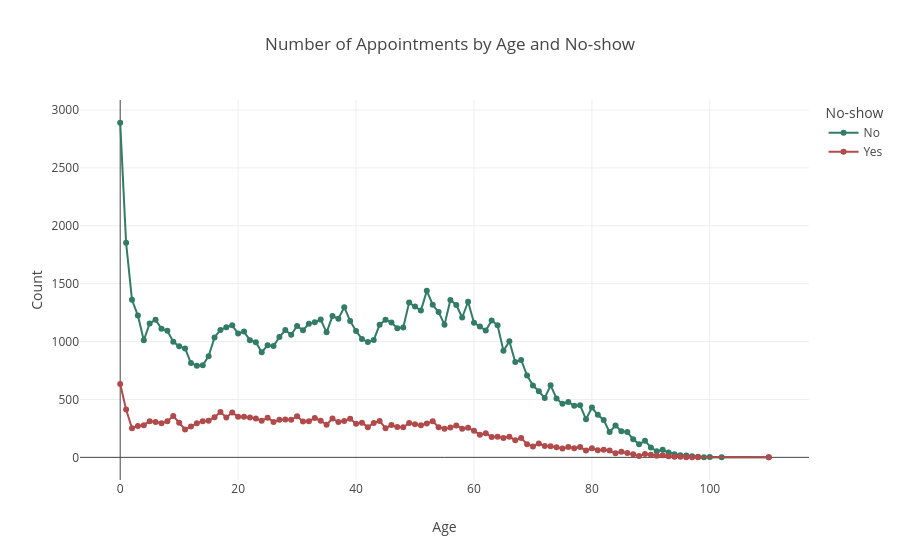

Notebook cell for this chart:
### Markdown cell above
##  Gender Analysis

The figure highlights several points:

1. The **number of female patients is higher than male patients**.
2. The **non-attendance rate for males** is **19.7%**.
3. The **non-attendance rate for females** is **20%**.
4. There is **no strong correlation** between gender and non-attendance,  although the absolute number of female patients is much higher, creating a noticeable gap in total counts.

### Code cell
age_counts = med.groupby(['Age','No-show']).size().reset_index(name='Count')

fig = px.line(age_counts, x='Age', y='Count', color='No-show',color_discrete_sequence=["#327B64","#B14A4A"]
              ,title='Number of Appointments by Age and No-show',
              markers=True)
fig.show()

### Figure 1 — Plotly figure (JSON) as saved in the notebook; plotly's stock layout.template omitted (floating-point values rounded to 4 significant figures)
{"data": [{"hovertemplate": "No-show=No<br>Age=%{x}<br>Count=%{y}<extra></extra>", "legendgroup": "No", "line": {"color": "#327B64", "dash": "solid"}, "marker": {"symbol": "circle"}, "mode": "lines+markers", "name": "No", "orientation": "v", "showlegend": true, "type": "scatter", "x": [0, 1, 2, 3, 4, 5, 6, 7, 8, 9, 10, 11, 12, 13, 14, 15, 16, 17, 18, 19, 20, 21, 22, 23, 24, 25, 26, 27, 28, 29, 30, 31, 32, 33, 34, 35, 36, 37, 38, 39, 40, 41, 42, 43, 44, 45, 46, 47, 48, 49, 50, 51, 52, 53, 54, 55, 56, 57, 58, 59, 60, 61, 62, 63, 64, 65, 66, 67, 68, 69, 70, 71, 72, 73, 74, 75, 76, 77, 78, 79, 80, 81, 82, 83, 84, 85, 86, 87, 88, 89, 90, 91, 92, 93, 94, 95, 96, 97, 98, 99, 100, 102, 110], "xaxis": "x", "y": [2890, 1853, 1361, 1225, 1011, 1156, 1189, 1110, 1093, 998, 959, 941, 815, 792, 796, 874, 1036, 1101, 1123, 1140, 1070, 1086, 1012, 995, 908, 968, 961, 1039, 1099, 1059, 1135, 1097, 1155, 1166, 1190, 1080, 1220, 1198, 1297, 1178, 1092, 1022, 996, 1013, 1146, 1189, 1164, 1115, 1121, 1337, 1302, 1268, 1438, 1318, 1255, 1146, 1360, 1316, 1208, 1344, 1163, 1130, 1096, 1182, 1141, 921, 1002, 823, 841, 708, 620, 571, 513, 622, 509, 462, 478, 445, 450, 329, 430, 367, 323, 218, 275, 225, 218, 157, 113, 143, 86, 53, 66, 42, 27, 18, 16, 9, 5, 1, 3, 2, 2], "yaxis": "y"}, {"hovertemplate": "No-show=Yes<br>Age=%{x}<br>Count=%{y}<extra></extra>", "legendgroup": "Yes", "line": {"color": "#B14A4A", "dash": "solid"}, "marker": {"symbol": "circle"}, "mode": "lines+markers", "name": "Yes", "orientation": "v", "showlegend": true, "type": "scatter", "x": [0, 1, 2, 3, 4, 5, 6, 7, 8, 9, 10, 11, 12, 13, 14, 15, 16, 17, 18, 19, 20, 21, 22, 23, 24, 25, 26, 27, 28, 29, 30, 31, 32, 33, 34, 35, 36, 37, 38, 39, 40, 41, 42, 43, 44, 45, 46, 47, 48, 49, 50, 51, 52, 53, 54, 55, 56, 57, 58, 59, 60, 61, 62, 63, 64, 65, 66, 67, 68, 69, 70, 71, 72, 73, 74, 75, 76, 77, 78, 79, 80, 81, 82, 83, 84, 85, 86, 87, 88, 89, 90, 91, 92, 93, 94, 95, 96, 97, 98, 110], "xaxis": "x", "y": [634, 413, 251, 271, 278, 313, 305, 294, 312, 358, 299, 241, 266, 294, 312, 316, 346, 392, 345, 387, 351, 350, 345, 335, 316, 342, 306, 324, 327, 324, 355, 309, 311, 340, 316, 282, 336, 305, 314, 334, 290, 300, 261, 297, 314, 252, 280, 262, 260, 296, 285, 277, 292, 312, 261, 248, 257, 275, 248, 256, 229, 196, 208, 175, 178, 167, 179, 147, 168, 114, 94, 120, 99, 95, 88, 76, 90, 78, 89, 59, 79, 61, 66, 59, 35, 49, 37, 27, 12, 29, 23, 13, 18, 9, 6, 6, 1, 2, 1, 2], "yaxis": "y"}], "layout": {"legend": {"title": {"text": "No-show"}, "tracegroupgap": 0}, "title": {"text": "Number of Appointments by Age and No-show"}, "xaxis": {"anchor": "y", "domain": [0, 1], "title": {"text": "Age"}}, "yaxis": {"anchor": "x", "domain": [0, 1], "title": {"text": "Count"}}}}
